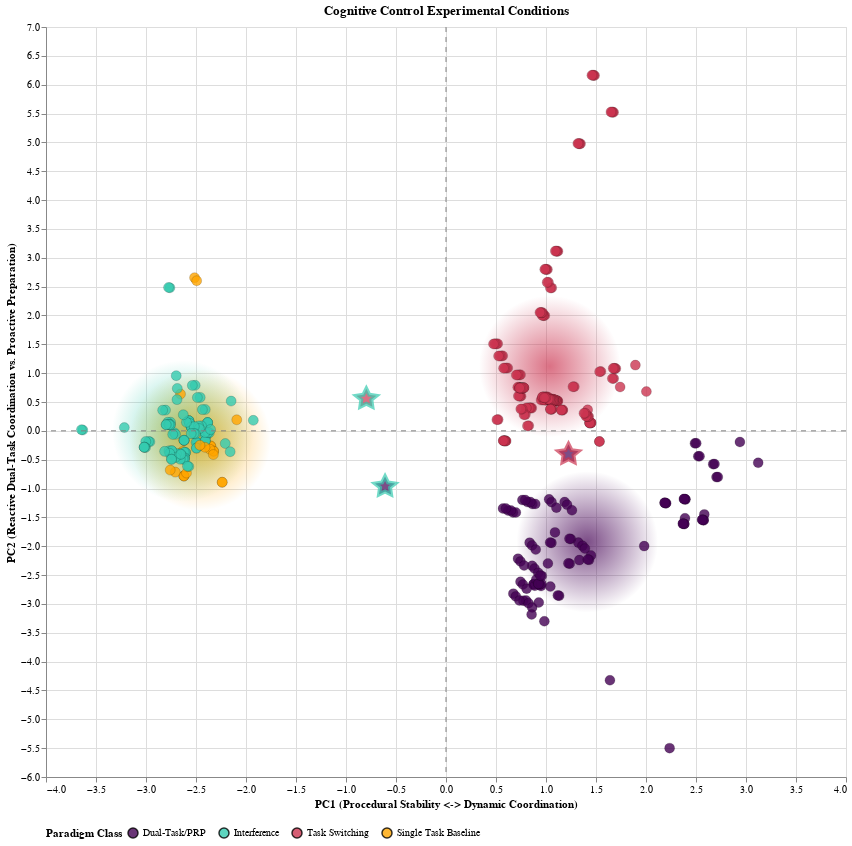

The cell this chart's notebook holds for it:
### Markdown cell above
### Plot Experimental Conditions

### Code cell
# --- 5. Define Tooltip Columns ---
tooltip_cols = [
    alt.Tooltip('Experiment:N', title='Experiment'),
    alt.Tooltip('Paradigm:N', title='Paradigm Class'),
    alt.Tooltip('Task 2 Response Probability:Q', title='T2 Response Probability', format='.2f'),
    alt.Tooltip('Inter-task SOA:N', title='Inter-task SOA'),
    alt.Tooltip('Inter-task SOA is Predictable:N', title='Inter-task SOA Predictable'),
    alt.Tooltip('Distractor SOA:N', title='Distractor SOA'),
    alt.Tooltip('Task 1 CSI:Q', title='T1 CSI', format='.0f'),
    alt.Tooltip('Task 2 CSI:Q', title='T2 CSI', format='.0f'),
    alt.Tooltip('RSI:Q', title='RSI', format='.0f'),
    alt.Tooltip('RSI is Predictable:N', title='RSI Predictable'),
    alt.Tooltip('Switch Rate:Q', title='Switch Rate (%)', format='.1f'),
    alt.Tooltip('Trial Transition Type:N', title='Transition Type'),
    alt.Tooltip('Stimulus Bivalence & Congruency:N', title='Stimulus Bivalence & Congruency'),
    alt.Tooltip('Response Set Overlap:N', title='Response Set Overlap'),
    alt.Tooltip('Task 1 Stimulus-Response Mapping:N', title='T1 Stimulus-Response Mapping'),
    alt.Tooltip('Task 2 Stimulus-Response Mapping:N', title='T2 Stimulus-Response Mapping'),
    alt.Tooltip('Task 1 Difficulty:Q', title='T1 Difficulty', format='.1f'),
    alt.Tooltip('Task 2 Difficulty:Q', title='T2 Difficulty', format='.1f'),
    alt.Tooltip('Task 2 CSI is NA:N', title='T2 CSI is N/A'),
    alt.Tooltip('Task 2 Difficulty is NA:N', title='T2 Difficulty is N/A'),
    alt.Tooltip('Inter-task SOA is NA:N', title='Inter-task SOA is N/A'),
    alt.Tooltip('Distractor SOA is NA:N', title='Distractor SOA is N/A')
]
# --- 1. Combine data and calculate centroids ---
plot_df = pd.concat([
    df_processed.reset_index(drop=True),
    pca_df.reset_index(drop=True)
], axis=1)
plot_df['Point Type'] = 'Empirical Data'

centroids_df = au.find_centroids(plot_df[[c for c in plot_df.columns if c.startswith("PC")] + ["Paradigm"]], paradigm_col='Paradigm')
centroids_df = pd.DataFrame.from_dict(centroids_df, orient='index').reset_index()
centroids_df = centroids_df.rename(columns={'index': 'Paradigm'})
centroids_df['Point Type'] = 'Centroid'

# --- 2. Generate interpolated points using the new utility function ---
interpolation_pairs = [
    ('Dual-Task_PRP', 'Task Switching'),
    ('Dual-Task_PRP', 'Interference'),
    ('Task Switching', 'Interference')
]

model_artifacts_pca = {'type': 'pca', 'pipeline': pipeline}

interpolated_df = au.generate_interpolated_points(
    latent_space_df=plot_df,
    model_artifacts=model_artifacts_pca,
    interpolation_pairs=interpolation_pairs
)

# --- 3. Combine all dataframes for plotting ---
final_plot_df = pd.concat([plot_df, centroids_df, interpolated_df], ignore_index=True)
final_plot_df['Parent1'] = final_plot_df['Parent1'].fillna('N/A')
final_plot_df['Parent2'] = final_plot_df['Parent2'].fillna('N/A')
#final_plot_df = plot.add_na_mask_from_flag(final_plot_df)

# Now, call the plotting function from plot.py
# (Assuming you have also moved the plotting logic there)
pca_chart = plot.create_latent_space_plot(final_plot_df, "PC1", "PC2", "PC1 (Procedural Stability <-> Dynamic Coordination)",
                                          "PC2 (Reactive Dual-Task Coordination vs. Proactive Preparation)",
                                          "Cognitive Control Experimental Conditions", tooltip_cols,
                                          has_interpolation=True, output_filename="pca_plot.json")#, highlight_conditions=["Hirsch et al. (2017) Experiment 2 Repeat 50ms SOA", "Röttger and Haider (2017) Experiment 3b 100ms SOA Green Box"])
pca_chart

### Figure 1 — Vega-Lite specification as saved in the notebook (floating-point values rounded to 4 significant figures; data arrays with more than 128 entries replaced by an {"elided": "..."} marker saying what was removed)
{"config": {"view": {"continuousWidth": 300, "continuousHeight": 300}}, "layer": [{"data": {"name": "data-3f9b5769b8902c6cb2686af03a2a3535"}, "mark": {"type": "circle", "size": 20000}, "encoding": {"color": {"value": {"gradient": "radial", "stops": [{"color": "#440154", "offset": 0}, {"color": "rgba(68, 1, 84, 0)", "offset": 1}]}}, "x": {"field": "PC1", "type": "quantitative"}, "y": {"field": "PC2", "type": "quantitative"}}, "name": "view_3", "transform": [{"filter": "((datum.Paradigm === 'Dual-Task_PRP') && (datum['Point Type'] === 'Centroid'))"}]}, {"data": {"name": "data-3f9b5769b8902c6cb2686af03a2a3535"}, "mark": {"type": "circle", "size": 20000}, "encoding": {"color": {"value": {"gradient": "radial", "stops": [{"color": "#34CBAF", "offset": 0}, {"color": "rgba(52, 203, 175, 0)", "offset": 1}]}}, "x": {"field": "PC1", "type": "quantitative"}, "y": {"field": "PC2", "type": "quantitative"}}, "transform": [{"filter": "((datum.Paradigm === 'Interference') && (datum['Point Type'] === 'Centroid'))"}]}, {"data": {"name": "data-3f9b5769b8902c6cb2686af03a2a3535"}, "mark": {"type": "circle", "size": 20000}, "encoding": {"color": {"value": {"gradient": "radial", "stops": [{"color": "#CB3450", "offset": 0}, {"color": "rgba(203, 52, 80, 0)", "offset": 1}]}}, "x": {"field": "PC1", "type": "quantitative"}, "y": {"field": "PC2", "type": "quantitative"}}, "transform": [{"filter": "((datum.Paradigm === 'Task Switching') && (datum['Point Type'] === 'Centroid'))"}]}, {"data": {"name": "data-3f9b5769b8902c6cb2686af03a2a3535"}, "mark": {"type": "circle", "size": 20000}, "encoding": {"color": {"value": {"gradient": "radial", "stops": [{"color": "#FFA500", "offset": 0}, {"color": "rgba(255, 165, 0, 0)", "offset": 1}]}}, "x": {"field": "PC1", "type": "quantitative"}, "y": {"field": "PC2", "type": "quantitative"}}, "transform": [{"filter": "((datum.Paradigm === 'Single-Task') && (datum['Point Type'] === 'Centroid'))"}]}, {"data": {"name": "data-3f9b5769b8902c6cb2686af03a2a3535"}, "mark": {"type": "circle", "opacity": 0.8, "size": 100, "stroke": "black", "strokeWidth": 0.2}, "encoding": {"color": {"field": "ParadigmDisplay", "legend": {"direction": "horizontal", "orient": "bottom", "titleAnchor": "middle", "titleOrient": "left"}, "scale": {"domain": ["Dual-Task/PRP", "Interference", "Task Switching", "Single Task Baseline"], "range": ["#440154", "#34CBAF", "#CB3450", "#FFA500"]}, "title": "Paradigm Class", "type": "nominal"}, "tooltip": [{"field": "Experiment", "title": "Experiment", "type": "nominal"}, {"field": "Paradigm", "title": "Paradigm Class", "type": "nominal"}, {"field": "Task 2 Response Probability", "format": ".2f", "title": "T2 Response Probability", "type": "quantitative"}, {"field": "Inter-task SOA", "title": "Inter-task SOA", "type": "nominal"}, {"field": "Inter-task SOA is Predictable", "title": "Inter-task SOA Predictable", "type": "nominal"}, {"field": "Distractor SOA", "title": "Distractor SOA", "type": "nominal"}, {"field": "Task 1 CSI", "format": ".0f", "title": "T1 CSI", "type": "quantitative"}, {"field": "Task 2 CSI", "format": ".0f", "title": "T2 CSI", "type": "quantitative"}, {"field": "RSI", "format": ".0f", "title": "RSI", "type": "quantitative"}, {"field": "RSI is Predictable", "title": "RSI Predictable", "type": "nominal"}, {"field": "Switch Rate", "format": ".1f", "title": "Switch Rate (%)", "type": "quantitative"}, {"field": "Trial Transition Type", "title": "Transition Type", "type": "nominal"}, {"field": "Stimulus Bivalence & Congruency", "title": "Stimulus Bivalence & Congruency", "type": "nominal"}, {"field": "Response Set Overlap", "title": "Response Set Overlap", "type": "nominal"}, {"field": "Task 1 Stimulus-Response Mapping", "title": "T1 Stimulus-Response Mapping", "type": "nominal"}, {"field": "Task 2 Stimulus-Response Mapping", "title": "T2 Stimulus-Response Mapping", "type": "nominal"}, {"field": "Task 1 Difficulty", "format": ".1f", "title": "T1 Difficulty", "type": "quantitative"}, {"field": "Task 2 Difficulty", "format": ".1f", "title": "T2 Difficulty", "type": "quantitative"}, {"field": "Task 2 CSI is NA", "title": "T2 CSI is N/A", "type": "nominal"}, {"field": "Task 2 Difficulty is NA", "title": "T2 Difficulty is N/A", "type": "nominal"}, {"field": "Inter-task SOA is NA", "title": "Inter-task SOA is N/A", "type": "nominal"}, {"field": "Distractor SOA is NA", "title": "Distractor SOA is N/A", "type": "nominal"}], "x": {"field": "PC1", "title": "PC1 (Procedural Stability <-> Dynamic Coordination)", "type": "quantitative"}, "y": {"field": "PC2", "title": "PC2 (Reactive Dual-Task Coordination vs. Proactive Preparation)", "type": "quantitative"}}, "transform": [{"calculate": "datum.Paradigm == 'Dual-Task_PRP' ? 'Dual-Task/PRP' : datum.Paradigm == 'Single-Task' ? 'Single Task Baseline' : datum.Paradigm", "as": "ParadigmDisplay"}, {"filter": "(datum['Point Type'] === 'Empirical Data')"}]}, {"data": {"name": "data-3f9b5769b8902c6cb2686af03a2a3535"}, "mark": {"type": "point", "filled": true, "shape": "M0,.5L.6,.8L.5,.1L1,-.3L.3,-.4L0,-1L-.3,-.4L-1,-.3L-.5,.1L-.6,.8L0,.5Z", "size": 400, "strokeWidth": 4}, "encoding": {"color": {"field": "Parent1", "legend": null, "scale": {"domain": ["Dual-Task_PRP", "Interference", "Task Switching", "Single-Task"], "range": ["#440154", "#34CBAF", "#CB3450", "#FFA500"]}, "title": "Paradigm Class", "type": "nominal"}, "stroke": {"field": "Parent2", "legend": null, "scale": {"domain": ["Dual-Task_PRP", "Interference", "Task Switching", "Single-Task"], "range": ["#440154", "#34CBAF", "#CB3450", "#FFA500"]}, "title": "Paradigm Class", "type": "nominal"}, "tooltip": [{"field": "Experiment", "title": "Experiment", "type": "nominal"}, {"field": "Paradigm", "title": "Paradigm Class", "type": "nominal"}, {"field": "Task 2 Response Probability", "format": ".2f", "title": "T2 Response Probability", "type": "quantitative"}, {"field": "Inter-task SOA", "title": "Inter-task SOA", "type": "nominal"}, {"field": "Inter-task SOA is Predictable", "title": "Inter-task SOA Predictable", "type": "nominal"}, {"field": "Distractor SOA", "title": "Distractor SOA", "type": "nominal"}, {"field": "Task 1 CSI", "format": ".0f", "title": "T1 CSI", "type": "quantitative"}, {"field": "Task 2 CSI", "format": ".0f", "title": "T2 CSI", "type": "quantitative"}, {"field": "RSI", "format": ".0f", "title": "RSI", "type": "quantitative"}, {"field": "RSI is Predictable", "title": "RSI Predictable", "type": "nominal"}, {"field": "Switch Rate", "format": ".1f", "title": "Switch Rate (%)", "type": "quantitative"}, {"field": "Trial Transition Type", "title": "Transition Type", "type": "nominal"}, {"field": "Stimulus Bivalence & Congruency", "title": "Stimulus Bivalence & Congruency", "type": "nominal"}, {"field": "Response Set Overlap", "title": "Response Set Overlap", "type": "nominal"}, {"field": "Task 1 Stimulus-Response Mapping", "title": "T1 Stimulus-Response Mapping", "type": "nominal"}, {"field": "Task 2 Stimulus-Response Mapping", "title": "T2 Stimulus-Response Mapping", "type": "nominal"}, {"field": "Task 1 Difficulty", "format": ".1f", "title": "T1 Difficulty", "type": "quantitative"}, {"field": "Task 2 Difficulty", "format": ".1f", "title": "T2 Difficulty", "type": "quantitative"}, {"field": "Task 2 CSI is NA", "title": "T2 CSI is N/A", "type": "nominal"}, {"field": "Task 2 Difficulty is NA", "title": "T2 Difficulty is N/A", "type": "nominal"}, {"field": "Inter-task SOA is NA", "title": "Inter-task SOA is N/A", "type": "nominal"}, {"field": "Distractor SOA is NA", "title": "Distractor SOA is N/A", "type": "nominal"}], "x": {"field": "PC1", "type": "quantitative"}, "y": {"field": "PC2", "type": "quantitative"}}, "transform": [{"filter": "(datum['Point Type'] === 'Interpolated')"}]}, {"data": {"name": "data-a0a55d106695e8d630baff0f16eee66d"}, "mark": {"type": "rule", "color": "grey", "strokeDash": [5, 5]}, "encoding": {"y": {"field": "y", "type": "quantitative"}}}, {"data": {"name": "data-d285a7403ed98ae579761d64a864032b"}, "mark": {"type": "rule", "color": "grey", "strokeDash": [5, 5]}, "encoding": {"x": {"field": "x", "type": "quantitative"}}}], "height": 750, "params": [{"name": "param_3", "select": {"type": "interval", "encodings": ["x", "y"]}, "bind": "scales", "views": ["view_3"]}], "resolve": {"legend": {"color": "shared"}, "scale": {"color": "independent", "stroke": "independent"}}, "title": "Cognitive Control Experimental Conditions", "width": 800, "$schema": "https://vega.github.io/schema/vega-lite/v5.20.1.json", "datasets": {"data-3f9b5769b8902c6cb2686af03a2a3535": {"elided": "412 records"}, "data-a0a55d106695e8d630baff0f16eee66d": [{"y": 0}], "data-d285a7403ed98ae579761d64a864032b": [{"x": 0}]}}
